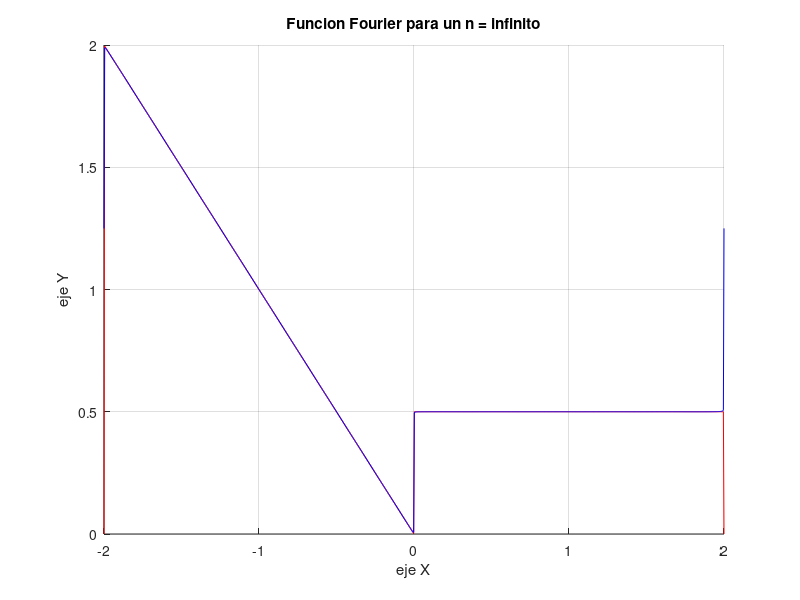

Reproduce this figure in MATLAB.
close all
clear; 
clc;

cantidadDeIteraciones = 10000;
puntosEnIntervalo = linspace(-2, 2, 1000);
%definicion de las variables a usar
T = 4;                                 %periodo
w = (2 * pi) / T;                      %frecuencia angular
A = 1;                                 %amplitud
funcionAuxiliar = 0;                   
funcionFinal = 0;
a0 = 3/4;                                 

for k = 1: cantidadDeIteraciones       %sumatoria
    ak = ((2*((-1)^(k)-1))/(k*pi)^2);
    bk = (1/2)*(((3*(-1)^(k))+ 1)/(pi*k));
    
    %almacena la sumatoria sin el a0
    funcionAuxiliar = funcionAuxiliar + (ak * cos(k*w*puntosEnIntervalo) + bk * sin(k*w*puntosEnIntervalo));
end

funcionFinal = a0 + funcionAuxiliar;

x = linspace(-2, 2, 1000);              %cantidad de puntos en el intervalo -2, 2

funcionOriginal = (((x > -2) & (x < 0)).*(-x) + ((x > 0) & (x < 2)).*(1/2));


figure(1); clf(1)
hold on
plot(x, funcionOriginal, 'r')
plot(puntosEnIntervalo, funcionFinal, 'b')
xlabel('eje X')
ylabel('eje Y')
title('Funcion Fourier para un n = infinito')
grid on
